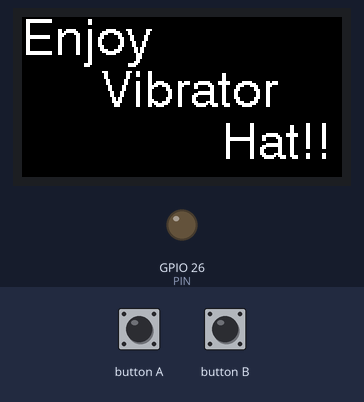
Simulated run of this sketch. Board: ESP32. Parts: 160×80 colour display, output pins drawn as LEDs (lit = HIGH). The inputs (shaded band) are chosen by the test bench. What the sketch prints to the serial monitor is not drawn.

Above: at 1.3 s.
1.4 s: button A pressed for 0.15 s
At 2.0 s:
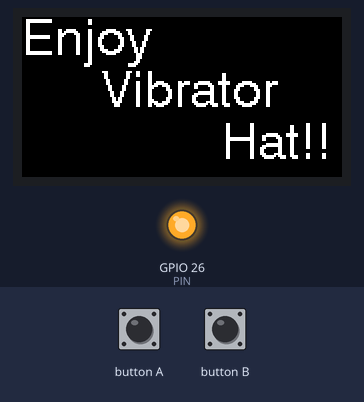
4.5 s: button A pressed for 1 s
At 6.3 s:
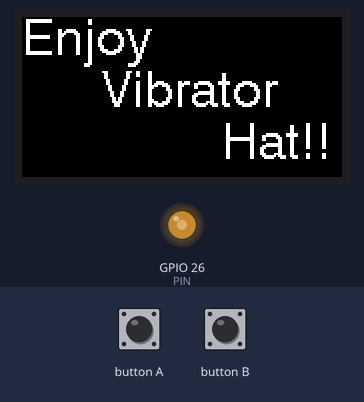
7.0 s: button A pressed for 3.2 s
At 7.4 s:
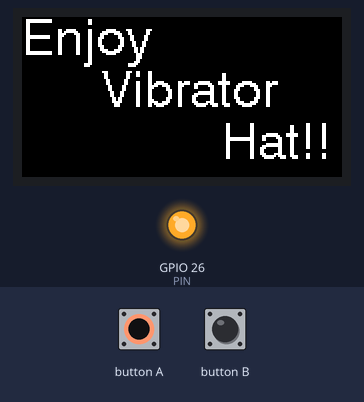
Timing chart, 0 to 10.5 s (numbered marks = the images above; inputs shaded):
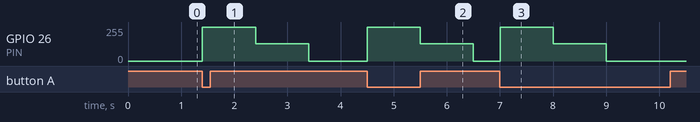

Measured:
- after the input at 1.4 s, GPIO 26 (PIN): 0/255 → 255/255 at once, → 128/255 1.0 s later, → 0/255 1.0 s later
- after the input at 4.5 s, GPIO 26 (PIN): 0/255 → 255/255 at once, → 128/255 1.0 s later, → 0/255 1.0 s later
- after the input at 7.0 s, GPIO 26 (PIN): 0/255 → 255/255 at once, → 128/255 1.0 s later, → 0/255 1.0 s later

The sketch:

VibratorHat_Simple.ino
```cpp
#include <M5StickC.h>
#include "FastLED.h" //FastLEDライブラリが必要です。
//インストールされてない方は ->　https://github.com/FastLED/FastLED

#define PIN 26 //バイブの制御をするピン

void setup() {
  // put your setup code here, to run once:
  M5.begin();

  M5.Lcd.setRotation(1);//画面の向きを変更
  M5.Lcd.setTextFont(4);//フォントの設定
  M5.Lcd.fillScreen(BLACK);//背景をブラックに
  M5.Lcd.setCursor(0, 0);//カーソルを左上に。
  M5.Lcd.printf("Enjoy\n        Vibrator\n                    Hat!!");

  //pwmの設定。最初の引数がchannel,次が周波数,最後が解像度（ここでは8bit = 256段階）
  ledcSetup(0, 500, 8);
  //ピンをチャンネルに接続
  ledcAttachPin(PIN, 0);

}

void loop() {
  // put your main code here, to run repeatedly:
  M5.update();

  // ホームボタンを押したか？（1度だけ取得可能）
  if ( M5.BtnA.wasPressed() ) {
    Serial.println("BtnA.wasPressed() == TRUE");

    ledcWrite(0, 255);
    delay(1000);
    ledcWrite(0, 128);
    delay(1000);
    ledcWrite(0, 0);
  }

}
```
